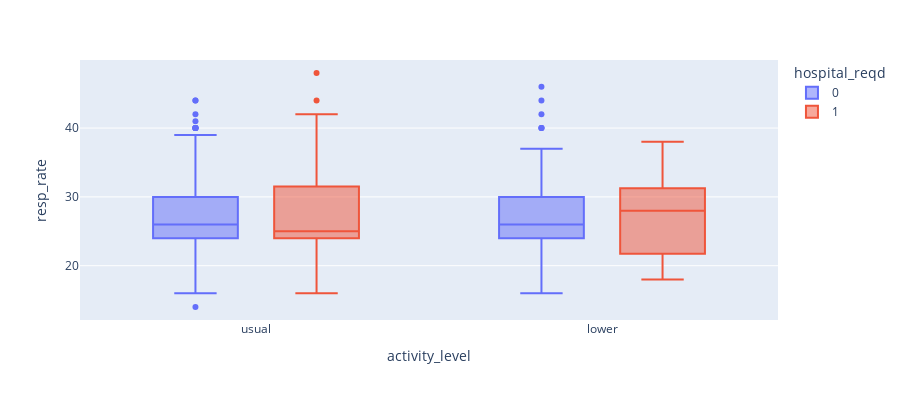

The cell this chart's notebook holds for it:
### Markdown cell above
This should be "taken with a pinch of salt" given the low number of patients, as it's likely this perfect separation would not continue with more data - which would then result in a marked jump in standard deviation / variance, and a respective drop in significance.

## Closing Comments:

I have attempted to identify useful interaction effects between two or more variables. For example, "age" broken down
 by "referral_from" might highlight that a much higher proportion of  younger patients referred from the GP require
 hospital treatment. This hasn't unearthed any significant relationships thus far - simply more sparse groupings and
 erratic results with very high variance - so I've chosen to exclude this for brevity's sake. It's possible I'll
 identify such relationships later, particularly if a trained model identifies a useful group of features that can
 be interpreted locally (example by example) or globally (the overall rules the model applies). Put simply, this
 is by no means a comprehensive analysis and there will
 likely be more interesting / useful insights that come later.

Also, despite the high variance across the dataset and the struggle to find significant features, that isn't to say
we train a reasonably accurate model as things stand. It should be stressed however, that we aren't likely to see an
amazing level of accuracy using the current dataset, and that any results may not generalise well to new data. This has
been the case so far with Ruaridh's
comprehensive preliminary work, and with the short time I've been experimenting. It's likely the data will need to be
 augmented with additional information (i.e. primary care data / additional patient treatment info) to reach a useful
  level of accuracy. I'll have an intial analysis of the modelling side of things ready soon.

  Let me know if you have any questions/feedback!

### Code cell
import plotly.express as px

def plot_num_feature_by_cat(num_feature, cat_feature):
    fig = px.box(ace_data, x=cat_feature, y=num_feature,
                 color="hospital_reqd",
                 category_orders={"age_range": ["pre_school",
                                                "primary",
                                                "secondary"]},
                 )
    fig.update_layout(width=900,
                      height=400)
    fig.show()

plot_num_feature_by_cat("resp_rate", "activity_level")

### Figure 1 — Plotly figure (JSON) as saved in the notebook; plotly's stock layout.template omitted (floating-point values rounded to 4 significant figures; data arrays with more than 128 entries replaced by an {"elided": "..."} marker saying what was removed)
{"data": [{"alignmentgroup": "True", "hovertemplate": "hospital_reqd=0<br>activity_level=%{x}<br>resp_rate=%{y}<extra></extra>", "legendgroup": "0", "marker": {"color": "#636efa"}, "name": "0", "notched": false, "offsetgroup": "0", "orientation": "v", "showlegend": true, "type": "box", "x": {"elided": "417 str values"}, "x0": " ", "xaxis": "x", "y": {"elided": "417 float values"}, "y0": " ", "yaxis": "y"}, {"alignmentgroup": "True", "hovertemplate": "hospital_reqd=1<br>activity_level=%{x}<br>resp_rate=%{y}<extra></extra>", "legendgroup": "1", "marker": {"color": "#EF553B"}, "name": "1", "notched": false, "offsetgroup": "1", "orientation": "v", "showlegend": true, "type": "box", "x": ["lower", "usual", "usual", "usual", "lower", "usual", "usual", "usual", "usual", "usual", "lower", null, "usual", "lower", "lower", "lower", "lower", "lower", "usual", "usual", "usual", "usual", "lower", "usual", "lower", "usual", "lower", "usual", "lower", "usual", "usual", "lower", "lower", "usual", "lower", "lower", "usual", "usual", "usual", "usual", "lower", "usual", "usual", "lower", "lower", "lower", "usual", "usual", "usual", "lower", "usual", "lower", "usual", "lower", "lower", "usual", "usual", "lower", "lower", "usual", "usual", "usual", "usual", "lower", "usual", "usual", "usual", "lower", "lower", "usual", "usual", "usual", "usual", "usual", "usual", "lower", "usual", "lower", "usual", "usual", "lower", "lower"], "x0": " ", "xaxis": "x", "y": [32.0, 28.0, 24.0, 36.0, 26.0, 25.0, 22.0, 32.0, 16.0, 31.0, 30.0, 25.0, 40.0, 26.0, 22.0, 30.0, 21.0, 30.0, 42.0, 24.0, 24.0, 44.0, 35.0, 20.0, 30.0, 22.0, 28.0, 28.0, 26.0, 36.0, 22.0, 28.0, 36.0, 25.0, 29.0, 18.0, 32.0, 20.0, 30.0, 27.0, 38.0, 30.0, 28.0, 20.0, 24.0, 20.0, 25.0, 32.0, 32.0, 31.0, 24.0, 20.0, 24.0, 24.0, 33.0, 24.0, 24.0, 30.0, 20.0, 32.0, 24.0, 24.0, 36.0, 36.0, 20.0, 24.0, 24.0, 21.0, 20.0, 28.0, 30.0, 30.0, 22.0, 30.0, 24.0, 28.0, 48.0, 24.0, 24.0, 24.0, 35.0, 36.0], "y0": " ", "yaxis": "y"}], "layout": {"boxmode": "group", "height": 400, "legend": {"title": {"text": "hospital_reqd"}, "tracegroupgap": 0}, "margin": {"t": 60}, "width": 900, "xaxis": {"anchor": "y", "domain": [0.0, 1.0], "title": {"text": "activity_level"}}, "yaxis": {"anchor": "x", "domain": [0.0, 1.0], "title": {"text": "resp_rate"}}}}
